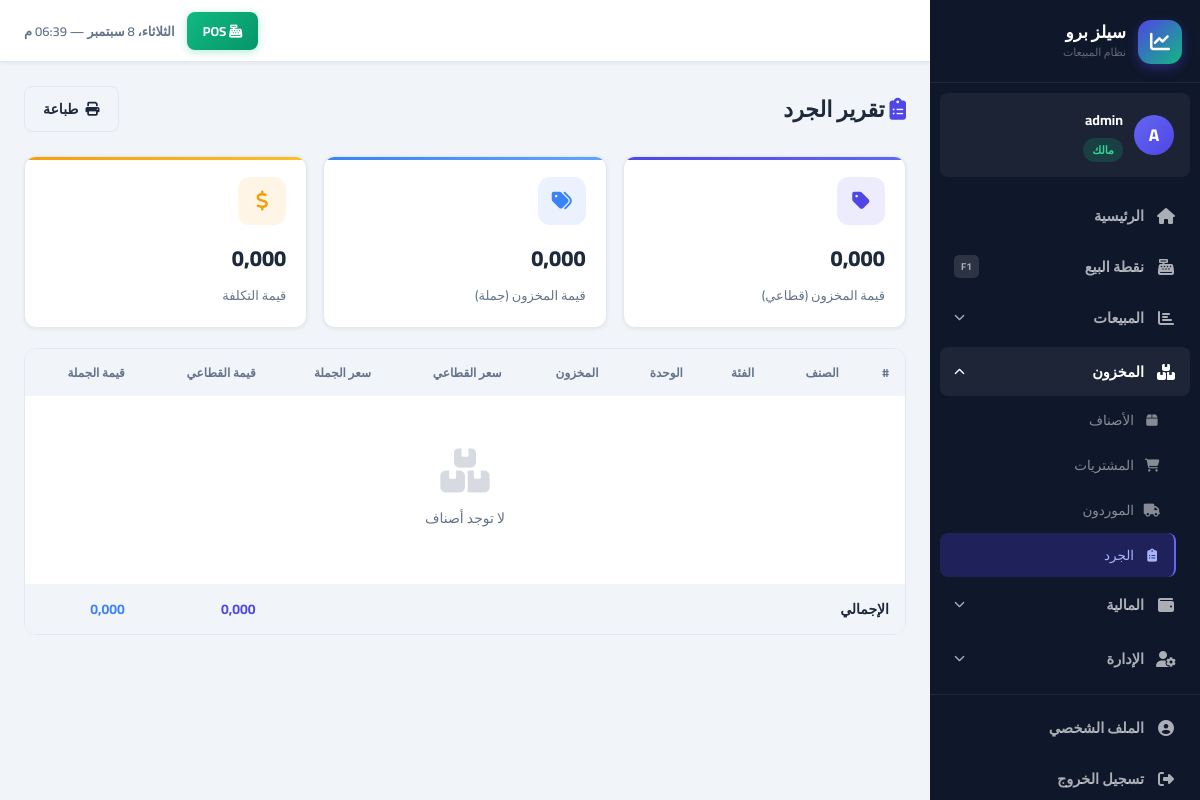
Page /inventory/report/ (signed in) on the committed database.
### accounts/models.py (models this page shows, shortened)
class User(AbstractUser):
    role = models.ForeignKey(
        Role, on_delete=models.PROTECT, null=True, blank=True,
        related_name='users', verbose_name='الدور الوظيفي',
        help_text='فارغ لصاحب الحساب الرئيسي فقط'
    )
    parent = models.ForeignKey(
        'self', on_delete=models.CASCADE, null=True, blank=True,
        related_name='employees', verbose_name='المالك الرئيسي'
    )
    phone = models.CharField(max_length=20, blank=True, verbose_name='الهاتف')
    is_active = models.BooleanField(default=True, verbose_name='نشط')
    created_at = models.DateTimeField(auto_now_add=True)
    class Meta:
        verbose_name = 'مستخدم'
        verbose_name_plural = 'المستخدمون'
    def get_owner(self):
        if self.is_owner_account:
            return self
        return self.parent.get_owner()
    @property
    def is_owner_account(self):
        return self.parent_id is None
    def can_manage_users(self):
        return self.is_owner_account or self.has_perm_flag('can_manage_users')
    def has_perm_flag(self, code):
        if self.is_owner_account:
            return True
        if not self.role_id:
            return False
        return getattr(self.role, code, False)
    @property
    def role_label(self):
        if self.is_owner_account:
            return 'مالك'
        return self.role.name if self.role_id else '—'
    @property
    def role_slug(self):
        if self.is_owner_account:
            return 'owner'
        if not self.role_id:
            return 'custom'
        mapping = {'مدير': 'manager', 'كاشير': 'cashier', 'مشاهد': 'viewer'}
        return mapping.get(self.role.name, 'custom')

### inventory/views.py (the view, shortened to what this page needs)
# urls.py: path('report/', views.inventory_report, name='inventory_report'),
@login_required
def inventory_report(request):
    if not request.user.has_perm_flag('can_view_reports'):
        messages.error(request, 'ليس لديك صلاحية عرض التقارير')
        return redirect('product_list')
    owner    = request.user.get_owner()
    products = Product.objects.filter(owner=owner, is_active=True).select_related('category')
    products_data        = []
    total_retail_value   = 0
    total_wholesale_value = 0
    total_cost_value     = 0
    return render(request, 'inventory/inventory_report.html', {
        'products_data': products_data,
        'total_retail_value':    total_retail_value,
        'total_wholesale_value': total_wholesale_value,
        'total_cost_value':      total_cost_value,
    })

### core/context_processors.py (called while the page is built)
def global_context(request):
    context = {}
    if request.user.is_authenticated:
        owner = request.user.get_owner()
        low_stock_count = Product.objects.filter(
            owner=owner,
            current_stock__lte=F('min_stock')
        ).count()
        context['low_stock_count'] = low_stock_count
        context['current_user'] = request.user
    return context

### templates/inventory/inventory_report.html (shortened to what this page needs)
{% extends 'base/base.html' %}
{% block content %}
<div class="page-header">
<div><h1 class="page-title"><i class="fas fa-clipboard-list" style="color:var(--primary)"></i> تقرير الجرد</h1></div>
<div class="page-actions"><button onclick="window.print()" class="btn btn-outline"><i class="fas fa-print"></i> طباعة</button></div></div>
<div class="stats-grid" style="margin-bottom:20px;">
<div class="stat-card primary"><div class="stat-icon"><i class="fas fa-tag"></i></div>
<div class="stat-value">{{ total_retail_value|floatformat:3 }}</div><div class="stat-label">قيمة المخزون (قطاعي)</div></div>
<div class="stat-card info"><div class="stat-icon"><i class="fas fa-tags"></i></div>
<div class="stat-value">{{ total_wholesale_value|floatformat:3 }}</div><div class="stat-label">قيمة المخزون (جملة)</div></div>
<div class="stat-card warning"><div class="stat-icon"><i class="fas fa-dollar-sign"></i></div>
<div class="stat-value">{{ total_cost_value|floatformat:3 }}</div><div class="stat-label">قيمة التكلفة</div></div>
</div>
<div class="table-container"><table>
<thead><tr><th>#</th><th>الصنف</th><th>الفئة</th><th>الوحدة</th><th>المخزون</th><th>سعر القطاعي</th><th>سعر الجملة</th><th>قيمة القطاعي</th><th>قيمة الجملة</th></tr></thead>
<tbody>
{% for item in products_data %}
<tr>
<td>{{ forloop.counter }}</td>
<td class="fw-bold">{{ item.product.name }}</td>
<td>{{ item.product.category.name|default:"-" }}</td>
<td>{{ item.product.get_unit_display }}</td>
<td class="{% if item.product.is_low_stock %}text-danger fw-bold{% endif %}">{{ item.product.current_stock|floatformat:2 }}</td>
<td>{{ item.product.retail_price|floatformat:3 }}</td>
<td>{{ item.product.wholesale_price|floatformat:3 }}</td>
<td class="text-primary fw-bold">{{ item.retail_value|floatformat:3 }}</td>
<td class="text-info fw-bold">{{ item.wholesale_value|floatformat:3 }}</td>
</tr>
{% empty %}<tr><td colspan="9"><div class="no-data"><i class="fas fa-boxes"></i>لا توجد أصناف</div></td></tr>
{% endfor %}
</tbody>
<tfoot><tr style="font-weight:800;background:var(--bg);">
<td colspan="7">الإجمالي</td>
<td class="text-primary">{{ total_retail_value|floatformat:3 }}</td>
<td class="text-info">{{ total_wholesale_value|floatformat:3 }}</td>
</tr></tfoot>
</table></div>{% endblock %}

### templates/base/base.html (shortened to what this page needs)
<!DOCTYPE html>
<html lang="ar" dir="rtl">
<head>
    <link rel="stylesheet" href="https://cdnjs.cloudflare.com/ajax/libs/font-awesome/6.5.0/css/all.min.css">
    <link rel="stylesheet" href="/static/css/main.css">
</head>
<body>
{% if user.is_authenticated %}
<aside class="sidebar" id="sidebar">
    <div class="sb-brand">
        <div class="sb-logo"><i class="fas fa-chart-line"></i></div>
        <div>
            <div class="sb-name">سيلز برو</div>
            <div class="sb-sub">نظام المبيعات</div>
        </div>
    </div>
    <div class="sb-user">
        <div class="sb-avatar">{{ user.first_name.0|default:user.username.0|upper }}</div>
        <div class="sb-user-info">
            <span class="sb-user-name">{{ user.get_full_name|default:user.username }}</span>
            <span class="sb-role role-{{ user.role_slug }}">{{ user.role_label }}</span>
        </div>
    </div>
    <nav class="sb-nav">
        <a href="/dashboard/" class="sb-link {% if request.path == '/dashboard/' %}active{% endif %}">
            <span class="sb-icon"><i class="fas fa-home"></i></span>
            <span>الرئيسية</span>
        </a>
        <a href="/pos/" class="sb-link sb-pos {% if '/pos/' in request.path %}active{% endif %}">
            <span class="sb-icon"><i class="fas fa-cash-register"></i></span>
            <span>نقطة البيع</span>
            <span class="sb-key">F1</span>
        </a>
        <div class="sb-group">
            <button class="sb-group-btn {% if '/sales/' in request.path or '/customers/' in request.path %}open{% endif %}"
                    onclick="toggleGroup(this)">
                <span class="sb-icon"><i class="fas fa-chart-bar"></i></span>
                <span>المبيعات</span>
                <i class="fas fa-chevron-down sb-arrow"></i>
            </button>
        </div>
        <div class="sb-group">
            <button class="sb-group-btn {% if '/inventory/' in request.path %}open{% endif %}"
                    onclick="toggleGroup(this)">
                <span class="sb-icon"><i class="fas fa-boxes"></i></span>
                <span>المخزون</span>
                <i class="fas fa-chevron-down sb-arrow"></i>
            </button>
            <div class="sb-group-items {% if '/inventory/' in request.path %}show{% endif %}">
                <a href="/inventory/" class="sb-sub-link {% if '/inventory/' in request.path and 'purchase' not in request.path and 'supplier' not in request.path and 'report' not in request.path %}active{% endif %}">
                    <i class="fas fa-box"></i> الأصناف
                </a>
                <a href="/inventory/purchases/" class="sb-sub-link {% if 'purchases' in request.path %}active{% endif %}">
                    <i class="fas fa-shopping-cart"></i> المشتريات
                </a>
                <a href="/inventory/suppliers/" class="sb-sub-link {% if 'suppliers' in request.path %}active{% endif %}">
                    <i class="fas fa-truck"></i> الموردون
                </a>
                <a href="/inventory/report/" class="sb-sub-link {% if 'inventory/report' in request.path %}active{% endif %}">
                    <i class="fas fa-clipboard-list"></i> الجرد
                </a>
            </div>
        </div>
        <div class="sb-group">
            <button class="sb-group-btn {% if '/expenses/' in request.path or '/reports/' in request.path %}open{% endif %}"
                    onclick="toggleGroup(this)">
                <span class="sb-icon"><i class="fas fa-wallet"></i></span>
                <span>المالية</span>
                <i class="fas fa-chevron-down sb-arrow"></i>
            </button>
        </div>
        {% if user.can_manage_users %}
        <div class="sb-group">
            <button class="sb-group-btn {% if '/accounts/users' in request.path or '/accounts/roles' in request.path %}open{% endif %}"
                    onclick="toggleGroup(this)">
                <span class="sb-icon"><i class="fas fa-user-cog"></i></span>
                <span>الإدارة</span>
                <i class="fas fa-chevron-down sb-arrow"></i>
            </button>
        </div>
        {% endif %}
    </nav>
    <div class="sb-footer">
        <a href="/accounts/profile/" class="sb-link {% if '/accounts/profile/' in request.path %}active{% endif %}">
            <span class="sb-icon"><i class="fas fa-user-circle"></i></span>
            <span>الملف الشخصي</span>
        </a>
        <a href="/accounts/logout/" class="sb-link sb-logout">
            <span class="sb-icon"><i class="fas fa-sign-out-alt"></i></span>
            <span>تسجيل الخروج</span>
        </a>
    </div>
</aside>
<div class="main-wrapper">
    <header class="topbar">
        <div class="topbar-end">
            <a href="/pos/" class="topbar-pos"><i class="fas fa-cash-register"></i> POS</a>
            <div class="topbar-clock" id="topbarClock"></div>
        </div>
    </header>
    <main class="page-content">
        {% block content %}{% endblock %}
    </main>
</div>
{% else %}
{% block auth_content %}{% endblock %}
{% endif %}
</body>
</html>

### rows in the picture
User: first_name.0 "A", get_full_name "admin", role_label "مالك"

### other values in the picture
{{ total_retail_value|floatformat:3 }} "0,000"
{{ total_wholesale_value|floatformat:3 }} "0,000"
{{ total_cost_value|floatformat:3 }} "0,000"
